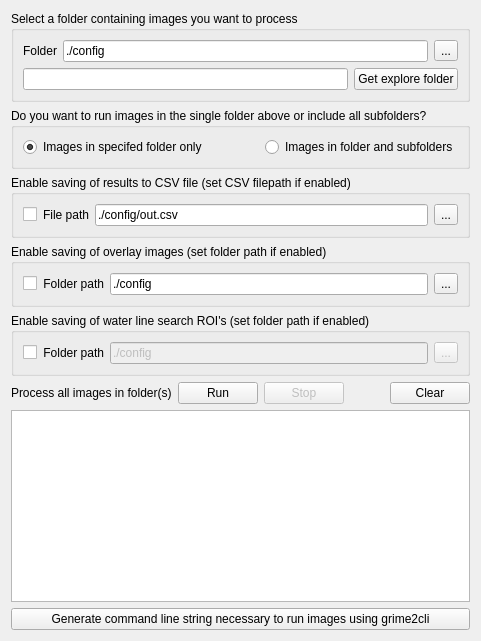
              <widget class="QWidget" name="tab_mainFindLine">
               <attribute name="title">
                <string>Find line</string>
               </attribute>
               <layout class="QVBoxLayout" name="verticalLayout_8">
                <item>
                 <widget class="QGroupBox" name="groupBox_3">
                  <property name="sizePolicy">
                   <sizepolicy hsizetype="Preferred" vsizetype="Preferred">
                    <horstretch>0</horstretch>
                    <verstretch>0</verstretch>
                   </sizepolicy>
                  </property>
                  <property name="title">
                   <string>Select a folder containing images you want to process</string>
                  </property>
                  <layout class="QVBoxLayout" name="verticalLayout_6">
                   <item>
                    <layout class="QHBoxLayout" name="horizontalLayout_15">
                     <item>
                      <widget class="QLabel" name="label_5">
                       <property name="sizePolicy">
                        <sizepolicy hsizetype="Fixed" vsizetype="Fixed">
                         <horstretch>0</horstretch>
                         <verstretch>0</verstretch>
                        </sizepolicy>
                       </property>
                       <property name="text">
                        <string>Folder</string>
                       </property>
                      </widget>
                     </item>
                     <item>
                      <widget class="QLineEdit" name="lineEdit_findLineTopFolder">
                       <property name="sizePolicy">
                        <sizepolicy hsizetype="Preferred" vsizetype="Fixed">
                         <horstretch>0</horstretch>
                         <verstretch>0</verstretch>
                        </sizepolicy>
                       </property>
                       <property name="toolTip">
                        <string>Current image folder</string>
                       </property>
                       <property name="text">
                        <string>./config</string>
                       </property>
                       <property name="readOnly">
                        <bool>false</bool>
                       </property>
                       <property name="clearButtonEnabled">
                        <bool>false</bool>
                       </property>
                      </widget>
                     </item>
                     <item>
                      <widget class="QToolButton" name="toolButton_findLineTopFolder_browse">
                       <property name="sizePolicy">
                        <sizepolicy hsizetype="Fixed" vsizetype="Fixed">
                         <horstretch>0</horstretch>
                         <verstretch>0</verstretch>
                        </sizepolicy>
                       </property>
                       <property name="text">
                        <string>...</string>
                       </property>
                      </widget>
                     </item>
                    </layout>
                   </item>
                   <item>
                    <layout class="QHBoxLayout" name="horizontalLayout_17">
                     <item>
                      <widget class="QLineEdit" name="lineEdit_folderMatch_status"/>
                     </item>
                     <item>
                      <widget class="QPushButton" name="pushButton_setFindLineFolderFromExploreFolder">
                       <property name="text">
                        <string>Get explore folder</string>
                       </property>
                      </widget>
                     </item>
                    </layout>
                   </item>
                  </layout>
                 </widget>
                </item>
                <item>
                 <widget class="QGroupBox" name="groupBox_7">
                  <property name="title">
                   <string>Do you want to run images in the single folder above or include all subfolders?</string>
                  </property>
                  <layout class="QHBoxLayout" name="horizontalLayout_19">
                   <item>
                    <widget class="QRadioButton" name="radioButton_folderOfImages">
                     <property name="sizePolicy">
                      <sizepolicy hsizetype="Fixed" vsizetype="Fixed">
                       <horstretch>0</horstretch>
                       <verstretch>0</verstretch>
                      </sizepolicy>
                     </property>
                     <property name="text">
                      <string>Images in specifed folder only</string>
                     </property>
                     <property name="checked">
                      <bool>true</bool>
                     </property>
                    </widget>
                   </item>
                   <item>
                    <spacer name="horizontalSpacer_3">
                     <property name="orientation">
                      <enum>Qt::Orientation::Horizontal</enum>
                     </property>
                     <property name="sizeType">
                      <enum>QSizePolicy::Policy::MinimumExpanding</enum>
                     </property>
                     <property name="sizeHint" stdset="0">
                      <size>
                       <width>40</width>
                       <height>20</height>
                      </size>
                     </property>
                    </spacer>
                   </item>
                   <item>
                    <widget class="QRadioButton" name="radioButton_folderOfFolders">
                     <property name="sizePolicy">
                      <sizepolicy hsizetype="Fixed" vsizetype="Fixed">
                       <horstretch>0</horstretch>
                       <verstretch>0</verstretch>
                      </sizepolicy>
                     </property>
                     <property name="text">
                      <string>Images in folder and subfolders</string>
                     </property>
                    </widget>
                   </item>
                  </layout>
                 </widget>
                </item>
                <item>
                 <widget class="QGroupBox" name="groupBox_enableResultCSV">
                  <property name="title">
                   <string>Enable saving of results to CSV file (set CSV filepath if enabled)</string>
                  </property>
                  <property name="checkable">
                   <bool>false</bool>
                  </property>
                  <property name="checked">
                   <bool>false</bool>
                  </property>
                  <layout class="QHBoxLayout" name="horizontalLayout_23">
                   <item>
                    <widget class="QCheckBox" name="checkBox_createFindLine_csvResultsFile">
                     <property name="text">
                      <string/>
                     </property>
                    </widget>
                   </item>
                   <item>
                    <widget class="QLabel" name="label_2">
                     <property name="sizePolicy">
                      <sizepolicy hsizetype="Preferred" vsizetype="Preferred">
                       <horstretch>0</horstretch>
                       <verstretch>0</verstretch>
                      </sizepolicy>
                     </property>
                     <property name="text">
                      <string>File path</string>
                     </property>
                     <property name="alignment">
                      <set>Qt::AlignmentFlag::AlignRight|Qt::AlignmentFlag::AlignTrailing|Qt::AlignmentFlag::AlignVCenter</set>
                     </property>
                    </widget>
                   </item>
                   <item>
                    <widget class="QLineEdit" name="lineEdit_findLine_resultCSVFile">
                     <property name="sizePolicy">
                      <sizepolicy hsizetype="MinimumExpanding" vsizetype="Fixed">
                       <horstretch>0</horstretch>
                       <verstretch>0</verstretch>
                      </sizepolicy>
                     </property>
                     <property name="toolTip">
                      <string>Current image folder</string>
                     </property>
                     <property name="text">
                      <string>./config/out.csv</string>
                     </property>
                     <property name="readOnly">
                      <bool>false</bool>
                     </property>
                     <property name="clearButtonEnabled">
                      <bool>false</bool>
                     </property>
                    </widget>
                   </item>
                   <item>
                    <widget class="QToolButton" name="toolButton_findLine_resultCSVFile_browse">
                     <property name="sizePolicy">
                      <sizepolicy hsizetype="Fixed" vsizetype="Fixed">
                       <horstretch>0</horstretch>
                       <verstretch>0</verstretch>
                      </sizepolicy>
                     </property>
                     <property name="text">
                      <string>...</string>
                     </property>
                    </widget>
                   </item>
                  </layout>
                 </widget>
                </item>
                <item>
                 <widget class="QGroupBox" name="groupBox_enableResultOverlayImages">
                  <property name="title">
                   <string>Enable saving of overlay images (set folder path if enabled)</string>
                  </property>
                  <property name="checkable">
                   <bool>false</bool>
                  </property>
                  <property name="checked">
                   <bool>false</bool>
                  </property>
                  <layout class="QHBoxLayout" name="horizontalLayout_24">
                   <item>
                    <widget class="QCheckBox" name="checkBox_createFindLine_annotatedResults">
                     <property name="text">
                      <string/>
                     </property>
                    </widget>
                   </item>
                   <item>
                    <widget class="QLabel" name="label_3">
                     <property name="sizePolicy">
                      <sizepolicy hsizetype="Preferred" vsizetype="Preferred">
                       <horstretch>0</horstretch>
                       <verstretch>0</verstretch>
                      </sizepolicy>
                     </property>
                     <property name="text">
                      <string>Folder path</string>
                     </property>
                     <property name="alignment">
                      <set>Qt::AlignmentFlag::AlignRight|Qt::AlignmentFlag::AlignTrailing|Qt::AlignmentFlag::AlignVCenter</set>
                     </property>
                    </widget>
                   </item>
                   <item>
                    <widget class="QLineEdit" name="lineEdit_findLine_annotatedResultFolder">
                     <property name="sizePolicy">
                      <sizepolicy hsizetype="MinimumExpanding" vsizetype="Fixed">
                       <horstretch>0</horstretch>
                       <verstretch>0</verstretch>
                      </sizepolicy>
                     </property>
                     <property name="toolTip">
                      <string>Current image folder</string>
                     </property>
                     <property name="text">
                      <string>./config</string>
                     </property>
                     <property name="readOnly">
                      <bool>false</bool>
                     </property>
                     <property name="clearButtonEnabled">
                      <bool>false</bool>
                     </property>
                    </widget>
                   </item>
                   <item>
                    <widget class="QToolButton" name="toolButton_findLine_annotatedResultFolder_browse">
                     <property name="sizePolicy">
                      <sizepolicy hsizetype="Fixed" vsizetype="Fixed">
                       <horstretch>0</horstretch>
                       <verstretch>0</verstretch>
                      </sizepolicy>
                     </property>
                     <property name="text">
                      <string>...</string>
                     </property>
                    </widget>
                   </item>
                  </layout>
                 </widget>
                </item>
                <item>
                 <widget class="QGroupBox" name="groupBox_enableSaveSearchROI">
                  <property name="enabled">
                   <bool>true</bool>
                  </property>
                  <property name="title">
                   <string>Enable saving of water line search ROI's (set folder path if enabled)</string>
                  </property>
                  <property name="checkable">
                   <bool>false</bool>
                  </property>
                  <property name="checked">
                   <bool>false</bool>
                  </property>
                  <layout class="QHBoxLayout" name="horizontalLayout_21">
                   <item>
                    <widget class="QCheckBox" name="checkBox_saveSearchROI">
                     <property name="text">
                      <string/>
                     </property>
                    </widget>
                   </item>
                   <item>
                    <widget class="QLabel" name="label_9">
                     <property name="enabled">
                      <bool>true</bool>
                     </property>
                     <property name="sizePolicy">
                      <sizepolicy hsizetype="Preferred" vsizetype="Preferred">
                       <horstretch>0</horstretch>
                       <verstretch>0</verstretch>
                      </sizepolicy>
                     </property>
                     <property name="text">
                      <string>Folder path</string>
                     </property>
                     <property name="alignment">
                      <set>Qt::AlignmentFlag::AlignRight|Qt::AlignmentFlag::AlignTrailing|Qt::AlignmentFlag::AlignVCenter</set>
                     </property>
                    </widget>
                   </item>
                   <item>
                    <widget class="QLineEdit" name="lineEdit_saveSearchROIFolder">
                     <property name="enabled">
                      <bool>false</bool>
                     </property>
                     <property name="sizePolicy">
                      <sizepolicy hsizetype="MinimumExpanding" vsizetype="Fixed">
                       <horstretch>0</horstretch>
                       <verstretch>0</verstretch>
                      </sizepolicy>
                     </property>
                     <property name="toolTip">
                      <string>Current image folder</string>
                     </property>
                     <property name="text">
                      <string>./config</string>
                     </property>
                     <property name="readOnly">
                      <bool>false</bool>
                     </property>
                     <property name="clearButtonEnabled">
                      <bool>false</bool>
                     </property>
                    </widget>
                   </item>
                   <item>
                    <widget class="QToolButton" name="toolButton_saveSearchROIFolder_browse">
                     <property name="enabled">
                      <bool>false</bool>
                     </property>
                     <property name="sizePolicy">
                      <sizepolicy hsizetype="Fixed" vsizetype="Fixed">
                       <horstretch>0</horstretch>
                       <verstretch>0</verstretch>
                      </sizepolicy>
                     </property>
                     <property name="text">
                      <string>...</string>
                     </property>
                    </widget>
                   </item>
                  </layout>
                 </widget>
                </item>
                <item>
                 <layout class="QHBoxLayout" name="horizontalLayout_7">
                  <item>
                   <widget class="QLabel" name="label_13">
                    <property name="toolTip">
                     <string>&lt;html&gt;&lt;head/&gt;&lt;body&gt;This feature is great if you want to see the analyses and results in real time. However, using cli is much faster.&lt;/body&gt;&lt;/html&gt;</string>
                    </property>
                    <property name="text">
                     <string>Process all images in folder(s)</string>
                    </property>
                   </widget>
                  </item>
                  <item>
                   <widget class="QPushButton" name="pushButton_findLine_processFolder">
                    <property name="sizePolicy">
                     <sizepolicy hsizetype="Fixed" vsizetype="Fixed">
                      <horstretch>0</horstretch>
                      <verstretch>0</verstretch>
                     </sizepolicy>
                    </property>
                    <property name="toolTip">
                     <string>&lt;html&gt;&lt;head/&gt;&lt;body&gt;This feature is great if you want to see the analyses and results in real time. However, using cli is much faster.&lt;/body&gt;&lt;/html&gt;</string>
                    </property>
                    <property name="text">
                     <string>Run</string>
                    </property>
                   </widget>
                  </item>
                  <item>
                   <widget class="QPushButton" name="pushButton_findLine_stopFolderProcess">
                    <property name="enabled">
                     <bool>false</bool>
                    </property>
                    <property name="sizePolicy">
                     <sizepolicy hsizetype="Fixed" vsizetype="Fixed">
                      <horstretch>0</horstretch>
                      <verstretch>0</verstretch>
                     </sizepolicy>
                    </property>
                    <property name="toolTip">
                     <string>&lt;html&gt;&lt;head/&gt;&lt;body&gt;This feature is great if you want to see the analyses and results in real time. However, using cli is much faster.&lt;/body&gt;&lt;/html&gt;</string>
                    </property>
                    <property name="text">
                     <string>Stop</string>
                    </property>
                   </widget>
                  </item>
                  <item>
                   <spacer name="horizontalSpacer">
                    <property name="orientation">
                     <enum>Qt::Orientation::Horizontal</enum>
                    </property>
                    <property name="sizeType">
                     <enum>QSizePolicy::Policy::MinimumExpanding</enum>
                    </property>
                    <property name="sizeHint" stdset="0">
                     <size>
                      <width>40</width>
                      <height>20</height>
                     </size>
                    </property>
                   </spacer>
                  </item>
                  <item>
                   <widget class="QPushButton" name="pushButton_clearTable">
                    <property name="sizePolicy">
                     <sizepolicy hsizetype="Fixed" vsizetype="Fixed">
                      <horstretch>0</horstretch>
                      <verstretch>0</verstretch>
                     </sizepolicy>
                    </property>
                    <property name="toolTip">
                     <string>Clear results list .</string>
                    </property>
                    <property name="text">
                     <string>Clear</string>
                    </property>
                   </widget>
                  </item>
                 </layout>
                </item>
                <item>
                 <widget class="QTableWidget" name="tableWidget">
                  <property name="sizePolicy">
                   <sizepolicy hsizetype="Preferred" vsizetype="Expanding">
                    <horstretch>0</horstretch>
                    <verstretch>0</verstretch>
                   </sizepolicy>
                  </property>
                 </widget>
                </item>
                <item>
                 <widget class="QPushButton" name="pushButton_createFindCommandLine">
                  <property name="toolTip">
                   <string>&lt;html&gt;&lt;head/&gt;&lt;body&gt;To use the CLI, open Command Prompt and navigate to the grime2cli folder location (the default location is C:Program Files (x86)GaugeCamgrime2). Then type “grime2cli”, then a space, and then paste in the command line script that is generated by this button.&lt;/body&gt;&lt;/html&gt;</string>
                  </property>
                  <property name="text">
                   <string>Generate command line string necessary to run images using grime2cli</string>
                  </property>
                 </widget>
                </item>
               </layout>
              </widget>
